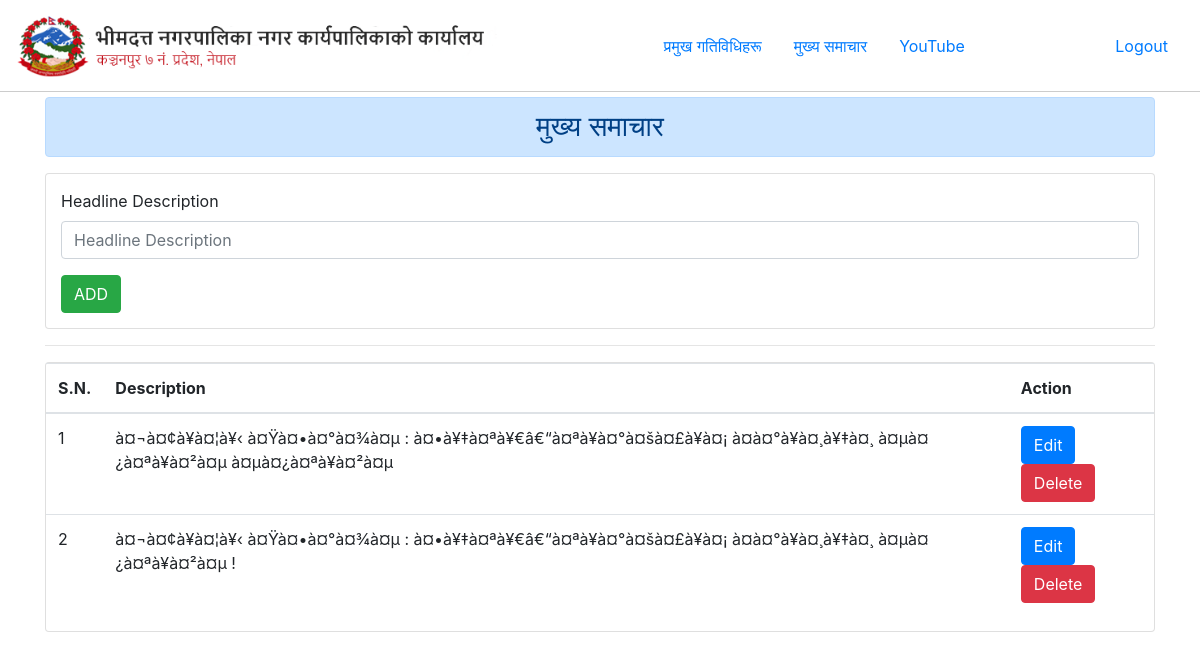
Screenshot of /admin/dashboard/indexHeadlines.php with the database file from the repository.
### tables this page shows
CREATE TABLE `tbl_headlines` (
  `id` int(11) NOT NULL,
  `description` varchar(500) NOT NULL
);

### admin/dashboard/viewHeadlines.php (the view)
<?php
  require '../../config/connect.php';
  $sql = "select * from tbl_headlines";
  $result = mysqli_query($conn, $sql);
  $data = [];
  if(mysqli_num_rows($result) > 0 ) {
    while($d = mysqli_fetch_assoc($result)) {
      array_push($data, $d);
    }
  }
?>
<div id="headlineD">
  <div class="card">
    <table class="table">
      <thead>
          <tr>
              <th>S.N.</th>
              <th>Description</th>
              <th>Action</th>
          </tr>
      </thead>
      <tbody>
      <?php
      $i = 1;
      foreach($data as $d) { ?>
          <tr>
              <td><?php echo $i++ ?></td>
              <td><?php echo $d['description'] ?></td>
              <td><a href="./editHeadlines.php?id=<?php echo $d['id']; ?>" class="btn btn-primary btn-xs">Edit</a>
              <a href="./deleteHeadlines.php?id=<?php echo $d['id']; ?>" class="btn btn-danger btn-xs">Delete</a></td>
          </tr>
      <?php } ?>
      </tbody>
    </table>
  </div>
</div>

### admin/dashboard/adminHeader.php (shortened to what this page needs)
<!DOCTYPE html>
<html lang="en">
<head>
  <link rel="stylesheet" href="../../vendor/bootstrap/css/bootstrap.min.css">
  <link rel="stylesheet" href="../adminStyles.css" >
</head>
<body>
<nav class="navbar navbar-light" style="border-bottom: 1px solid #ccc;">
    <a class="navbar-brand" href="./index.php">
      <img src="../../vendor/images/Clogo.png" height="65px" alt="भीमदत्त नगरपालिका नगर कार्यपालिकाको कार्यालय">
    </a>
      <ul class="nav">
        <li class="nav-item">
          <a class="nav-link active" href="./indexActivity.php">प्रमुख गतिविधिहरू</a>
        </li>
        <li class="nav-item">
          <a class="nav-link" href="./indexHeadlines.php">मुख्य समाचार</a>
        </li>
        <li class="nav-item">
          <a class="nav-link" href="./indexYoutube.php">YouTube</a>
        </li>
      </ul>
    <div class="my-2 my-lg-0">
        <span class="nav-item">
            <a class="nav-link" href="./logout.php">Logout</a>
        </span>
    </div>
</nav>

### admin/dashboard/indexHeadlines.php
<?php
    require('./adminHeader.php');
?>
<div class="container">
    <h3 class="alert alert-primary" style="margin-top: 5px;text-align: center;">मुख्य समाचार</h3>
<?php
    require('./addHeadlines.php');
    echo "<hr/>";
    require('./viewHeadlines.php');
?>
</div>
<?php
    require('./adminFooter.php');
?>

### admin/dashboard/addHeadlines.php (shortened to what this page needs)
<div class="card" style="padding: 15px;margin-top:15px;">
  <form action="" method="post" accept-charset="utf-8">
    <div class="form-group">
      <label for="formGroupExampleInput">Headline Description</label>
      <input type="text" class="form-control" name="description" id="headlineDesc" placeholder="Headline Description">
    </div>
    <button class="btn btn-success text-uppercase" type="submit" name="submitH">Add</button>
  </form>
</div>

### admin/dashboard/adminFooter.php (shortened to what this page needs)
</body>
</html>

### admin/adminStyles.css (style rules this page uses)
.table td:not(:last-child) { word-break: break-word; }

### rows the page displays
tbl_headlines: description "à¤¬à¤¢à¥à¤¦à¥‹ à¤Ÿà¤•à¤°à¤¾à¤µ : à¤•à¥‡à¤ªà¥€â€“à¤ªà¥à¤°à¤šà¤£à¥à¤¡ à¤­à¤°à¥à¤¸à¥‡à¤¸ à¤µà¤¿à¤ªà¥à¤²à¤µ à¤µà¤¿à¤ªà¥à¤²à¤µ"
tbl_headlines: description "à¤¬à¤¢à¥à¤¦à¥‹ à¤Ÿà¤•à¤°à¤¾à¤µ : à¤•à¥‡à¤ªà¥€â€“à¤ªà¥à¤°à¤šà¤£à¥à¤¡ à¤­à¤°à¥à¤¸à¥‡à¤¸ à¤µà¤¿à¤ªà¥à¤²à¤µ !"
